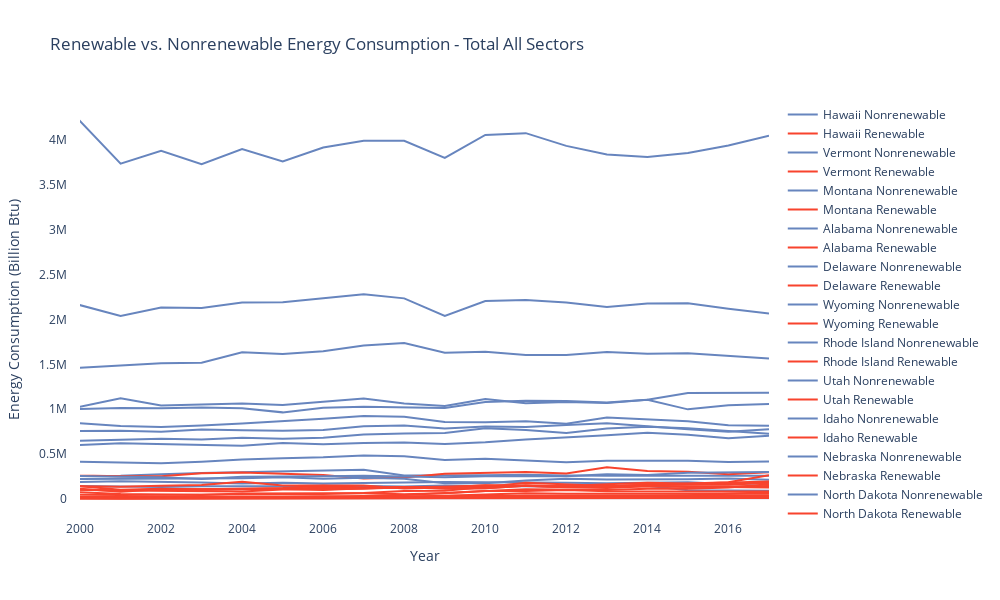

This figure's notebook cell:
### Code cell
plot_clusters(worst_es.index)
